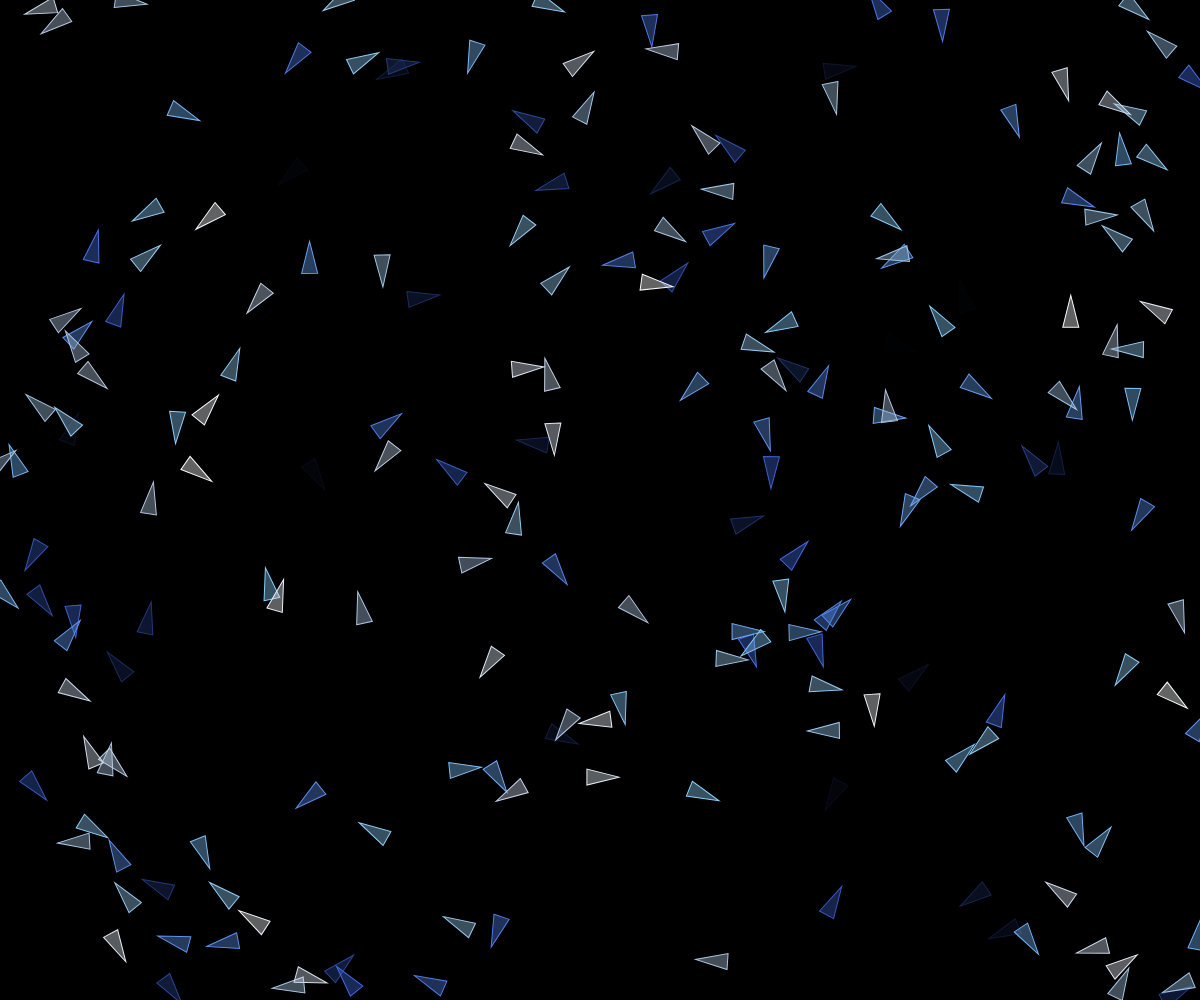
Frame 1 (no input)
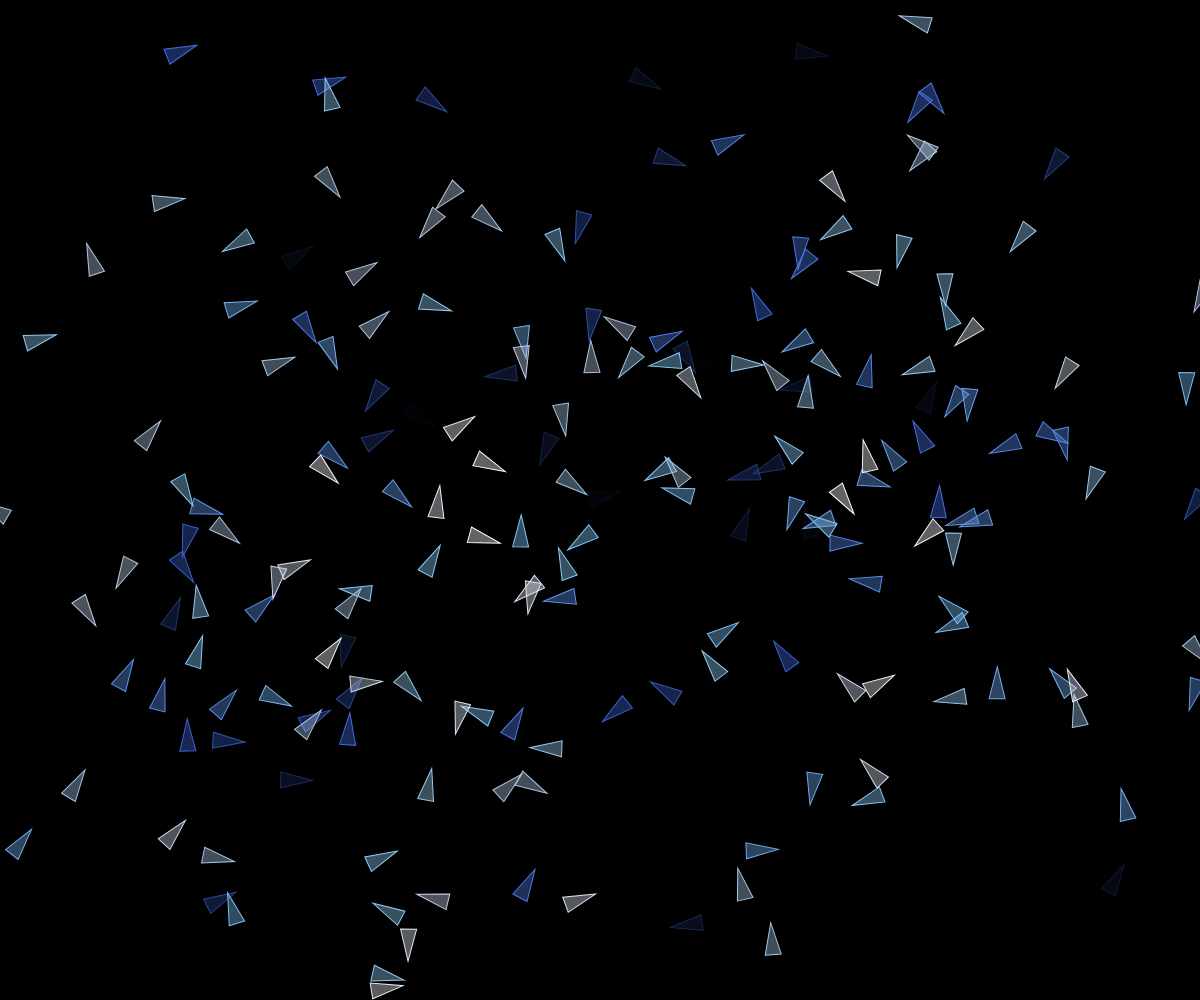
Frame 60 (no input)
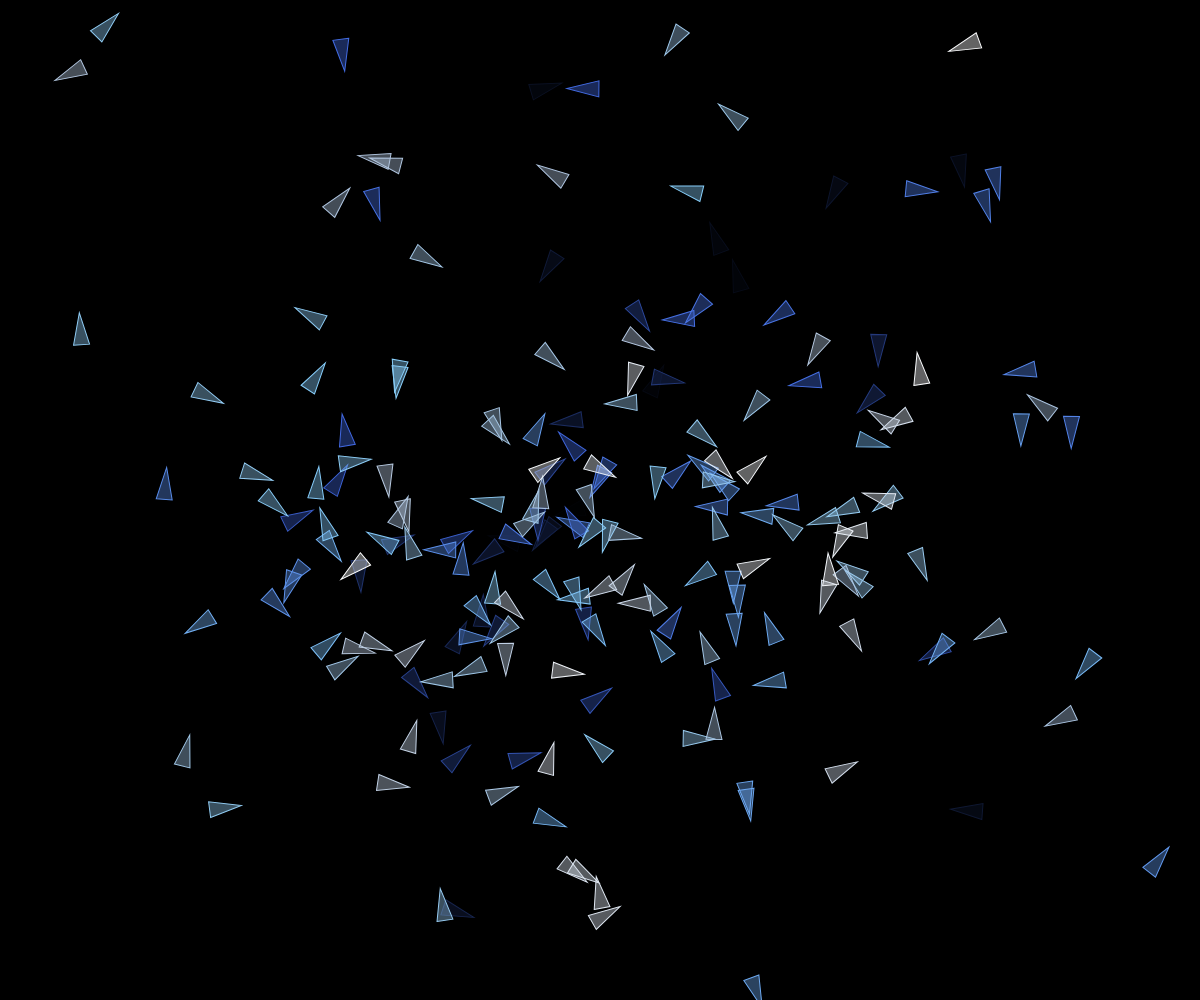
Frame 120 (the mouse pressed at the canvas centre since frame 60)

The p5.js sketch that drew these frames (run headless with seeded random() and noise() and a simulated clock; from frame 60 on, the mouse is pressed at the canvas centre):

// p5.js sketch
// ── sketch.js
var vehicles = []

var canv

var backgroundCol;

var followMouse = false;

function setup() {
  createCanvas(windowWidth, windowHeight);
  canv = createGraphics(width, height);
  
  backgroundCol = color(0);
  
  for(let i = 0; i < 200; i++) {
    vehicles.push(new Vehicle(random(width), random(height)));
  }
}

function draw() {
  background(backgroundCol);
  
  let steering = null
  for(let i = 0; i < vehicles.length; i++) {
    if(i != 0) {
      steering = vehicles[i].flee(vehicles[i-1].pos);
      vehicles[i].applyForce(steering);
    }
    
    if(i != vehicles.length-1) {
      steering = vehicles[i].pursue(vehicles[i+1]);
      vehicles[i].applyForce(steering);
    } else if(followMouse == true) {
      let mouse = createVector(mouseX, mouseY);
      steering = vehicles[i].seek(mouse);
      vehicles[i].applyForce(steering);
    }
    
    vehicles[i].edges();
    vehicles[i].update();
    vehicles[i].display(i);
  }
}

function mousePressed() {
  vehicles.push(new Vehicle(mouseX, mouseY));
}

function keyPressed() {
  if(key == ' ') {
    followMouse = !followMouse;
  }
  
  if(key == 'r') {
    vehicles = [];
    for(let i = 0; i < 500; i++) {
      vehicles.push(new Vehicle(random(width), random(height)));
    }
  }
}

// ── vehicle.js
class Vehicle {
  constructor(x, y) {
    this.pos = createVector(x, y);
    this.vel = createVector(0, 0);
    this.acc = createVector(0, 0);
    
    this.maxSpeed = 5;
    this.maxForce = 2;
    
    this.r = 16;
  }
  
  applyForce(force) {
    this.acc.add(force);
  }
  
  seek(target) {
    let force = p5.Vector.sub(target, this.pos);
    force.setMag(this.maxSpeed);
    force.sub(this.vel);
    force.limit(this.maxForce);
    
    return force;
  }
  
  flee(target) {
    return this.seek(target).mult(-1);
  }
  
  pursue(vehicle) {
    let target = vehicle.pos.copy();
    let velocity = vehicle.vel.copy();
    
    let distance = p5.Vector.dist(this.pos, vehicle.pos);
    let speed = this.vel.mag();
    
    let C = 0.5;
    if(speed == 0) {
      velocity.mult(0);
    } else {
      velocity.mult(distance/speed * C);
    }
    target.add(velocity);
    
    return this.seek(target);
  }
  
  evade(vehicle) {
    return this.pursue(vehicle).mult(-1);
  }
  
  done() {
    return (
      this.pos.x < -this.r || 
      this.pos.x > width + this.r || 
      this.pos.y < -this.r || 
      this.pos.y > height + this.r
    );
  }
  
  edges() {
    if(this.pos.x < -this.r) {
      this.pos.x = width+this.r;
    }
    if(this.pos.x > width + this.r) {
      this.pos.x = -this.r;
    }
    
    if(this.pos.y < -this.r) {
      this.pos.y = height+this.r;
    }
    if(this.pos.y > height + this.r) {
      this.pos.y = -this.r;
    }
  }
  
  update() {
    this.vel.add(this.acc);
    this.vel.limit(this.maxSpeed);
    this.pos.add(this.vel);
    
    this.acc.set(0, 0);
  }
  
  display(i) {
    push();
    translate(this.pos.x, this.pos.y);
    rotate(this.vel.heading());
    
    let t = i / vehicles.length;
    let tempT = 0;
    
    let c1 = color(65, 105, 225);
    let c2 = color(135, 206, 250);
    let c3 = color(176, 196, 222);
    let c4 = color(255);
    
    let col = backgroundCol;
    if(t < 0.2) {
      tempT = t * 5;
      col = lerpColor(backgroundCol, c1, tempT);
    } else if(t < 0.5) {
      tempT = (t - 0.2) * (10 / 3);
      col = lerpColor(c1, c2, tempT);
    } else if(t < 0.8) {
      tempT = (t - 0.5) * (10 / 3);
      col = lerpColor(c2, c3, tempT);
    } else {
      tempT = (t - 0.8) * 5;
      col = lerpColor(c3, c4, tempT);
    }
    
    strokeWeight(1);
    col.setAlpha(255);
    stroke(col);
    col.setAlpha(100);
    fill(col);
    triangle(-this.r, -this.r/2, -this.r, this.r/2, this.r, 0);
    pop();
    
    canv.strokeWeight(2);
    canv.stroke(col);
    canv.point(this.pos.x, this.pos.y);
  }
}
